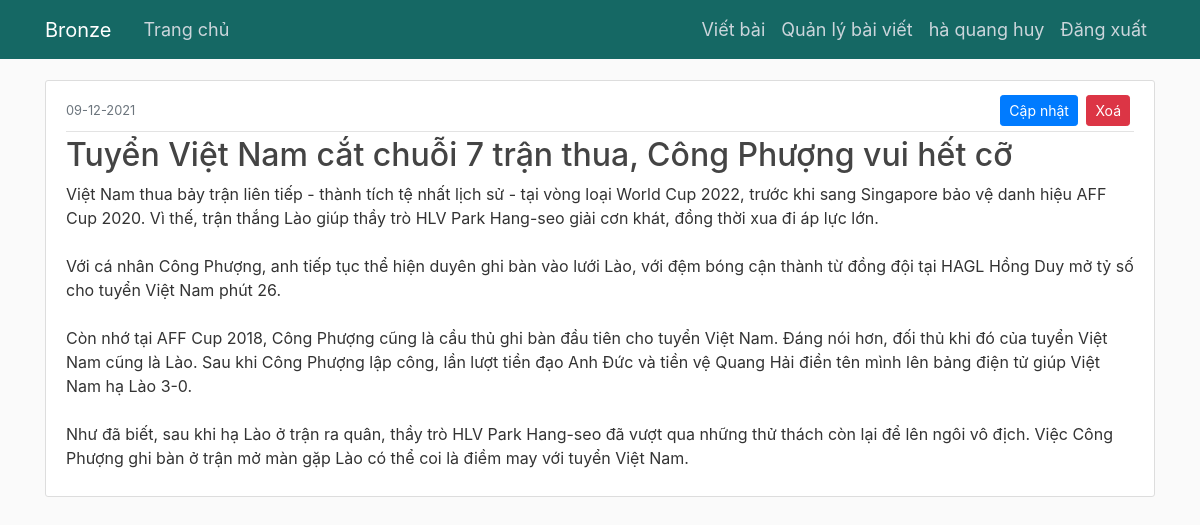
/post/manager (signed in), run on the app's committed database.
### app/models.py (models this page shows, shortened)
class User(db.Model, UserMixin):
    id = db.Column(db.Integer, primary_key=True)
    username = db.Column(db.String(20), unique=True, nullable=False)
    fullname = db.Column(db.String(35), unique=True, nullable=False)
    email = db.Column(db.String(120), unique=True, nullable=False)
    image_file = db.Column(db.String(20), nullable=False, default='default.jpg')
    password = db.Column(db.String(60), nullable=False)
    posts = db.relationship('Post', backref='author', lazy=True)

class Post(db.Model):
    id = db.Column(db.Integer, primary_key=True)
    title = db.Column(db.String(100), nullable=False)
    image_post = db.Column(db.String(20), nullable=False, default='post.jpg')
    date_posted = db.Column(db.DateTime, nullable=False, default=datetime.utcnow)
    content = db.Column(db.Text, nullable=False)
    user_id = db.Column(db.Integer, db.ForeignKey('user.id'), nullable=False)

### app/routes.py (the view)
@app.route("/post/manager")
@login_required
def manager_post():
    posts =  current_user.posts
    return render_template('manager_post.html', posts=posts)

### app/models.py (called while the page is built)
@login.user_loader
def load_user(id):
    return User.query.get(int(id))

### app/templates/manager_post.html (shortened to what this page needs)
{% extends "layout2.html" %}
{% block content %}
    {% for post in posts %}
    <article class="media content-section">
        <div class="media-body">
          <div class="article-metadata">
            <small class="text-muted">{{ post.date_posted.strftime('%d-%m-%Y') }}</small>
            {% if post.author == current_user %}
              <div>
                <a class="btn btn-primary btn-sm mt-1 mb-1" href="{{ url_for('update_post', post_id=post.id) }}">Cập nhật</a>
                <button type="button" class="btn btn-danger btn-sm m-1" data-toggle="modal" data-target="#deleteModal">Xoá</button>
              </div>
            {% endif %}
          </div>
          <h2 class="article-title">{{ post.title }}</h2>
          <p class="article-content">{{ post.content }}</p>
        </div>
      </article>
    {% endfor %}
{% endblock content %}

### app/templates/layout2.html (shortened to what this page needs)
<!DOCTYPE html>
<html>
<head>
    <link rel="stylesheet" href="https://maxcdn.bootstrapcdn.com/bootstrap/4.0.0/css/bootstrap.min.css">
    <link rel="stylesheet" type="text/css" href="{{ url_for('static', filename='main.css') }}">
</head>
<body>
    <header class="site-header">
      <nav class="navbar navbar-expand-md navbar-dark bg-steel fixed-top">
        <div class="container">
          <a class="navbar-brand mr-4" href="/">Bronze</a>
          <div class="collapse navbar-collapse" id="navbarToggle">
            <div class="navbar-nav mr-auto">
              <a class="nav-item nav-link" href="{{ url_for('home') }}">Trang chủ</a>
            </div>
            <div class="navbar-nav">
              {% if current_user.is_authenticated %}
                <a class="nav-item nav-link" href="{{ url_for('new_post') }}">Viết bài</a>
                <a class="nav-item nav-link" href="{{ url_for('manager_post') }}">Quản lý bài viết</a>
                <a class="nav-item nav-link" href="{{ url_for('account') }}">{{current_user.fullname}}</a>
                <a class="nav-item nav-link" href="{{ url_for('logout') }}">Đăng xuất</a>
              {% else %}
                <a class="nav-item nav-link" href="{{ url_for('login') }}">Đăng nhập</a>
                <a class="nav-item nav-link" href="{{ url_for('register') }}">Đăng ký</a>
              {% endif %}
            </div>
          </div>
        </div>
      </nav>
    </header>
    <main role="main" class="container">
      <div class="row">
        <div class="col-md-12">
          {% block content %}{% endblock %}
        </div>
      </div>
    </main>
</body>
</html>

### app/static/main.css (style rules this page uses)
* { margin: 0; padding: 0; }
body { background: #fafafa; color: #333333; margin-top: 5rem; }
h1, h2, h3, h4, h5, h6 { color: #444444; }
.bg-steel { background-color: #156864; }
.site-header .navbar-nav .nav-link { color: #cbd5db; font-size: 18px; }
.content-section { background: #ffffff; padding: 10px 20px; border: 1px solid #dddddd; border-radius: 3px; margin-bottom: 20px; }
.article-title { color: #444444; }
.article-content { white-space: pre-line; }
.article-metadata { padding-bottom: 1px; margin-bottom: 4px; border-bottom: 1px solid #e3e3e3; display: flex; justify-content: space-between; align-items: center; }
html { scroll-behavior: smooth; }
a { text-decoration: none !important; }

### data on the page
User: fullname "hà quang huy"
Post: date_posted "09-12-2021", title "Tuyển Việt Nam cắt chuỗi 7 trận thua, Công Phượng vui hết cỡ", content "Việt Nam thua bảy trận liên tiếp - thành tích tệ nhất lịch sử - tại vòng loại World Cup 2022, trước khi sang Singapore bảo vệ danh hiệu AFF Cup 2020. Vì thế, trận thắng Lào giúp thầy trò HLV Park Hang-seo giải cơn khát, đồng thời xua đi áp lực lớn. Với cá nhân Công Phượng, anh tiếp tục thể hiện duyên ghi bàn vào lưới Lào, với đệm bóng cận thành từ đồng đội tại HAGL Hồng Duy mở tỷ số cho tuyển Việt Nam phút 26. Còn nhớ tại AFF Cup 2018, Công Phượng cũng là cầu thủ ghi bàn đầu tiên cho tuyển Việt Nam. Đáng nói hơn, đối thủ khi đó của tuyển Việt Nam cũng là Lào. Sau khi Công Phượng lập công, lần lượt tiền đạo Anh Đức và tiền vệ Quang Hải điền tên mình lên bảng điện tử giúp Việt Nam hạ Lào 3-0.…"
